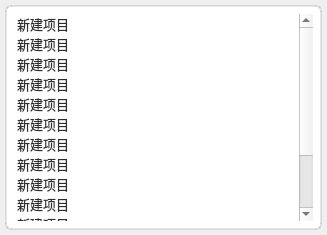
<?xml version="1.0" encoding="UTF-8"?>
<ui version="4.0">
 <class>historycommondwidget</class>
 <widget class="QWidget" name="historycommondwidget">
  <property name="geometry">
   <rect>
    <x>0</x>
    <y>0</y>
    <width>327</width>
    <height>235</height>
   </rect>
  </property>
  <property name="windowTitle">
   <string>Form</string>
  </property>
  <property name="styleSheet">
   <string notr="true">color: rgb(45, 45, 45);</string>
  </property>
  <layout class="QVBoxLayout" name="verticalLayout_2">
   <property name="leftMargin">
    <number>5</number>
   </property>
   <property name="topMargin">
    <number>5</number>
   </property>
   <property name="rightMargin">
    <number>5</number>
   </property>
   <property name="bottomMargin">
    <number>5</number>
   </property>
   <item>
    <widget class="QWidget" name="widget_body" native="true">
     <property name="styleSheet">
      <string notr="true">#widget_body{
background-color: rgb(255, 255, 255);
/*padding:5px;*/
border-radius:6px;
	border: 2px solid;
	border-color: rgba(126, 126, 126, 50);
}</string>
     </property>
     <layout class="QVBoxLayout" name="verticalLayout">
      <property name="rightMargin">
       <number>9</number>
      </property>
      <item>
       <widget class="QListWidget" name="listWidget">
        <property name="font">
         <font>
          <family>OPPOSans B</family>
          <pointsize>10</pointsize>
          <stylestrategy>PreferAntialias</stylestrategy>
         </font>
        </property>
        <property name="styleSheet">
         <string notr="true">#listWidget{
border: 0px solid;
border-color: rgba(126, 126, 126, 50);
background-color: rgb(255, 255, 255);
color: rgb(45, 45, 45);
}
QScrollBar:vertical{
    width: 10px;
	background-color: rgba(0, 41, 69, 0);
    margin: 0px,0px,0px,0px;
    padding-top: 0px;		/*//隐藏上下的箭头*/
    padding-bottom: 0px;
}


QScrollBar::handle:vertical{
    width: 10px;
	
	background-color: rgb(239, 239, 239);
    /*滚动条两端变成椭圆 */
    border-radius: 2px;
    min-height: 0;
}

QScrollBar::sub-page:vertical {
    
	background-color: rgba(255, 255, 255, 0);
}
QScrollBar::add-page:vertical 
{
    background-color: rgba(255, 255, 255, 0);
}

QScrollBar::add-line:vertical {
	border: none;
    height: 0px;
    subcontrol-position: bottom;
    subcontrol-origin: margin;
}
QScrollBar::sub-line:vertical {
    border: none;
    height: 0px;
    subcontrol-position: top;
    subcontrol-origin: margin;
}

QScrollBar::down-arrow:vertical {
    border:none;
}

QScrollBar::up-arrow:vertical {
    border:none;
}

</string>
        </property>
        <item>
         <property name="text">
          <string>新建项目</string>
         </property>
        </item>
        <item>
         <property name="text">
          <string>新建项目</string>
         </property>
        </item>
        <item>
         <property name="text">
          <string>新建项目</string>
         </property>
        </item>
        <item>
         <property name="text">
          <string>新建项目</string>
         </property>
        </item>
        <item>
         <property name="text">
          <string>新建项目</string>
         </property>
        </item>
        <item>
         <property name="text">
          <string>新建项目</string>
         </property>
        </item>
        <item>
         <property name="text">
          <string>新建项目</string>
         </property>
        </item>
        <item>
         <property name="text">
          <string>新建项目</string>
         </property>
        </item>
        <item>
         <property name="text">
          <string>新建项目</string>
         </property>
        </item>
        <item>
         <property name="text">
          <string>新建项目</string>
         </property>
        </item>
        <item>
         <property name="text">
          <string>新建项目</string>
         </property>
        </item>
        <item>
         <property name="text">
          <string>新建项目</string>
         </property>
        </item>
        <item>
         <property name="text">
          <string>新建项目</string>
         </property>
        </item>
        <item>
         <property name="text">
          <string>新建项目</string>
         </property>
        </item>
       </widget>
      </item>
     </layout>
    </widget>
   </item>
  </layout>
 </widget>
 <resources/>
 <connections/>
</ui>
